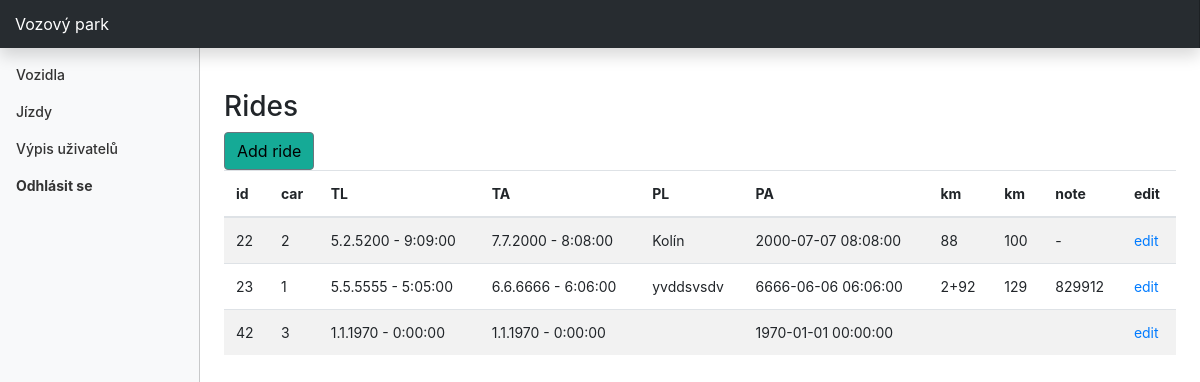
The app's page /carDetail.php?id_car=1 (signed in) with its own data.
### tables this page shows
CREATE TABLE `rides` (
  `id_ride` int(11) NOT NULL AUTO_INCREMENT,
  `id_user` int(11) NOT NULL,
  `id_car` int(11) NOT NULL,
  `time_left` datetime NOT NULL,
  `time_arrived` datetime NOT NULL,
  `place_left` varchar(255) NOT NULL,
  `place_arrived` varchar(255) NOT NULL,
  `km_before` varchar(255) NOT NULL,
  `km_after` varchar(255) NOT NULL,
  `note` varchar(255) DEFAULT NULL,
  `state` varchar(255) DEFAULT NULL,
  PRIMARY KEY (`id_ride`)
);

### inc/model.php (called while the page is built, shortened)
<?php
require_once 'inc/database.php';
class Model
{
    public static function getRidesByCar($idCar)
    {
        $sql = "SELECT c.id_car, r.id_ride, r.id_car, r.time_left, r.time_arrived, r.place_left, r.place_arrived, r.km_before,
        r.km_after, r.note
                FROM cars c
                JOIN cars_rides cr ON c.id_car = cr.id_car
                JOIN rides r ON cr.id_ride = r.id_ride
                WHERE c.id_car = '$idCar'";
        $result = Database::query($sql);
        while ($row = $result->fetch_assoc()) {
            $carRides[] = $row;
        }
        return ($result->num_rows > 0) ? $carRides : false;
    }
}

### inc/database.php (called while the page is built, shortened)
<?php
class Database
{
    private $_connection;
    private static $_instance;
    private $_host = "localhost";
    private $_username = "root";
    private $_password = "root";
    private $_database = "mop";
    public static function getInstance()
    {
        if (!self::$_instance) {
            self::$_instance = new self();
        }
        return self::$_instance;
    }
    public static function query($query)
    {
        return self::getInstance()->getConnection()->query($query);
    }
    private function __construct()
    {
        $this->_connection = new mysqli(
            $this->_host,
            $this->_username,
            $this->_password,
            $this->_database
        );
        $this->_connection->set_charset('utf8mb4');
    }
    public function getConnection()
    {
        return $this->_connection;
    }
}

### carDetail.php (the view)
<?php
include_once 'header.php';
$carRides = Model::getRidesByCar(filter_input(INPUT_GET, 'id_car'));
?>
<br><br>
<h3>Rides</h3>
<a class="btn btn-secondary background-btn" href="addRide.php">Add ride</a>
<div class="table-responsive">
    <table class=" table table-striped ">
        <thead>
            <tr>
                <th>id</th>
                <th>car</th>
                <th>TL</th>
                <th>TA</th>
                <th>PL</th>
                <th>PA</th>
                <th>km</th>
                <th>km</th>
                <th>note</th>
                <th>edit</th>
            </tr>
        </thead>
        <tbody>
            <?php
            if ($carRides) {
                foreach ($carRides as $ride) {
                    ?>
            <tr>
                <td><?= $ride['id_ride'] ?></td>
                <td><?= $ride['id_car'] ?></td>
                <td><?= date("j.n.Y - G:i:s", strtotime($ride['time_left'])) ?></td>
                <td><?= date("j.n.Y - G:i:s", strtotime($ride['time_arrived'])) ?></td>
                <td><?= $ride['place_left'] ?></td>
                <td><?= $ride['time_arrived'] ?></td>
                <td><?= $ride['km_before'] ?></td>
                <td><?= $ride['km_after'] ?></td>
                <td><?= $ride['note'] ?></td>
                <td>
                    <a href="edit_ride.php?id_ride=<?= $ride['id_ride'] ?>">edit </a>
                </td>
            </tr>
                    <?php
                }
            }
            ?>
        </tbody>
    </table>

### style.css (style rules this page uses)
.background-btn { background-color: rgb(21, 170, 150); color:black; }
body { font-size: .875rem; }

### records on screen
rides: id_ride "22", id_car "2", time_left "5.2.5200 - 9:09:00", time_arrived "7.7.2000 - 8:08:00", place_left "Kolín", time_arrived "2000-07-07 08:08:00", km_before "88", km_after "100", note "-"
rides: id_ride "23", id_car "1", time_left "5.5.5555 - 5:05:00", time_arrived "6.6.6666 - 6:06:00", place_left "yvddsvsdv", time_arrived "6666-06-06 06:06:00", km_before "2+92", km_after "129", note "829912"
rides: id_ride "42", id_car "3", time_left "1.1.1970 - 0:00:00", time_arrived "1.1.1970 - 0:00:00", time_arrived "1970-01-01 00:00:00"
